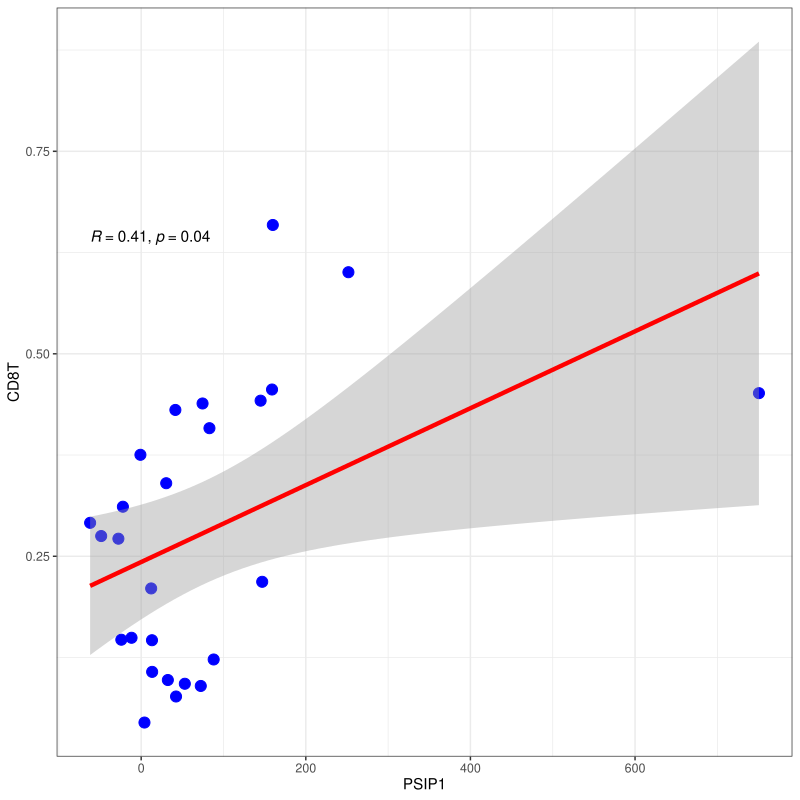

Reproduce this figure in R.
library(dplyr)
library(Seurat)
library(patchwork)
library(tidyverse)


for (i in 1:26) {
  assign(paste("HNSCC_",i,"_PBMC.data",sep = ""),Read10X(paste("D:/Jmjd1c_Treg_Tumor/GSE139324/HNSCC_",i,"_PBMC",sep = "")))
  assign(paste("HNSCC_",i,"_PBMC.data",sep = ""),as.data.frame(get(paste("HNSCC_",i,"_PBMC.data",sep = ""))))
  g<-get(paste("HNSCC_",i,"_PBMC.data",sep = ""))
  for (j in 1:length(colnames(get(paste("HNSCC_",i,"_PBMC.data",sep = ""))))) {
    colnames(g)[j]<-paste(colnames(g[j]),"PBMC",i,j,sep = "-")
  }
  assign(paste("HNSCC_",i,"_PBMC.data",sep = ""),g)
  assign(paste("HNSCC_",i,"_PBMC.metadata",sep = ""),data.frame(colnames(get(paste("HNSCC_",i,"_PBMC.data",sep = ""))),rep(paste("PBMC",i,sep = ""),length(colnames(get(paste("HNSCC_",i,"_PBMC.data",sep = "")))))))
  a<-get(paste("HNSCC_",i,"_PBMC.metadata",sep = ""))
  b<-as.data.frame(colnames(get(paste("HNSCC_",i,"_PBMC.data",sep = ""))))
  colnames(a)<-c("barcode","group")
  rownames(a)<-b[,1]
  assign(paste("HNSCC_",i,"_PBMC",sep = ""),CreateSeuratObject(counts = g, project = paste("HNSCC_",i,"_PBMC",sep = ""),meta.data = a))
  assign(paste("HNSCC_",i,"_PBMC",sep = ""),NormalizeData(get(paste("HNSCC_",i,"_PBMC",sep = ""))))
  assign(paste("HNSCC_",i,"_PBMC",sep = ""),FindVariableFeatures(get(paste("HNSCC_",i,"_PBMC",sep = "")), selection.method = "vst", nfeatures = 2000))
  assign(paste("HNSCC_",i,"_TIL.data",sep = ""),Read10X(paste("D:/Jmjd1c_Treg_Tumor/GSE139324/HNSCC_",i,"_TIL",sep = "")))
  assign(paste("HNSCC_",i,"_TIL.data",sep = ""),as.data.frame(get(paste("HNSCC_",i,"_TIL.data",sep = ""))))
  h<-get(paste("HNSCC_",i,"_TIL.data",sep = ""))
  for (k in 1:length(colnames(get(paste("HNSCC_",i,"_TIL.data",sep = ""))))) {
    colnames(h)[k]<-paste(colnames(h[k]),"TIL",i,k,sep = "-")
  }
  assign(paste("HNSCC_",i,"_TIL.data",sep = ""),h)
  assign(paste("HNSCC_",i,"_TIL.metadata",sep = ""),data.frame(colnames(get(paste("HNSCC_",i,"_TIL.data",sep = ""))),rep(paste("TIL",i,sep = ""),length(colnames(get(paste("HNSCC_",i,"_TIL.data",sep = "")))))))
  c<-get(paste("HNSCC_",i,"_TIL.metadata",sep = ""))
  d<-as.data.frame(colnames(get(paste("HNSCC_",i,"_TIL.data",sep = ""))))
  colnames(c)<-c("barcode","group")
  rownames(c)<-d[,1]
  assign(paste("HNSCC_",i,"_TIL",sep = ""),CreateSeuratObject(counts = h, project = paste("HNSCC_",i,"_TIL",sep = ""),meta.data = c))
  assign(paste("HNSCC_",i,"_TIL",sep = ""),NormalizeData(get(paste("HNSCC_",i,"_TIL",sep = ""))))
  assign(paste("HNSCC_",i,"_TIL",sep = ""),FindVariableFeatures(get(paste("HNSCC_",i,"_TIL",sep = "")), selection.method = "vst", nfeatures = 2000))
}

e<-paste("HNSCC_",1,"_PBMC.metadata",sep="")

for (i in 2:26) {
  f<-paste("HNSCC_",i,"_PBMC.metadata",sep="") 
  e<-paste(e,f,sep = ", ")
}

HNSCC_PBMC.metadata<-rbind(HNSCC_1_PBMC.metadata, HNSCC_2_PBMC.metadata, HNSCC_3_PBMC.metadata, HNSCC_4_PBMC.metadata, HNSCC_5_PBMC.metadata, HNSCC_6_PBMC.metadata, HNSCC_7_PBMC.metadata, HNSCC_8_PBMC.metadata, HNSCC_9_PBMC.metadata, HNSCC_10_PBMC.metadata, HNSCC_11_PBMC.metadata, HNSCC_12_PBMC.metadata, HNSCC_13_PBMC.metadata, HNSCC_14_PBMC.metadata, HNSCC_15_PBMC.metadata, HNSCC_16_PBMC.metadata, HNSCC_17_PBMC.metadata, HNSCC_18_PBMC.metadata, HNSCC_19_PBMC.metadata, HNSCC_20_PBMC.metadata, HNSCC_21_PBMC.metadata, HNSCC_22_PBMC.metadata, HNSCC_23_PBMC.metadata, HNSCC_24_PBMC.metadata, HNSCC_25_PBMC.metadata, HNSCC_26_PBMC.metadata)
colnames(HNSCC_PBMC.metadata)<-c("barcodes","group")
rownames(HNSCC_PBMC.metadata)<-HNSCC_PBMC.metadata[,1]

e<-paste("HNSCC_",1,"_PBMC.data",sep="")

for (i in 2:26) {
  f<-paste("HNSCC_",i,"_PBMC.data",sep="") 
  e<-paste(e,f,sep = ", ")
}

HNSCC_PBMC.data<-cbind(HNSCC_1_PBMC.data, HNSCC_2_PBMC.data, HNSCC_3_PBMC.data, HNSCC_4_PBMC.data, HNSCC_5_PBMC.data, HNSCC_6_PBMC.data, HNSCC_7_PBMC.data, HNSCC_8_PBMC.data, HNSCC_9_PBMC.data, HNSCC_10_PBMC.data, HNSCC_11_PBMC.data, HNSCC_12_PBMC.data, HNSCC_13_PBMC.data, HNSCC_14_PBMC.data, HNSCC_15_PBMC.data, HNSCC_16_PBMC.data, HNSCC_17_PBMC.data, HNSCC_18_PBMC.data, HNSCC_19_PBMC.data, HNSCC_20_PBMC.data, HNSCC_21_PBMC.data, HNSCC_22_PBMC.data, HNSCC_23_PBMC.data, HNSCC_24_PBMC.data, HNSCC_25_PBMC.data, HNSCC_26_PBMC.data)

e<-paste("HNSCC_",1,"_TIL.metadata",sep="")

for (i in 2:26) {
  f<-paste("HNSCC_",i,"_TIL.metadata",sep="") 
  e<-paste(e,f,sep = ", ")
}

HNSCC_TIL.metadata<-rbind(HNSCC_1_TIL.metadata, HNSCC_2_TIL.metadata, HNSCC_3_TIL.metadata, HNSCC_4_TIL.metadata, HNSCC_5_TIL.metadata, HNSCC_6_TIL.metadata, HNSCC_7_TIL.metadata, HNSCC_8_TIL.metadata, HNSCC_9_TIL.metadata, HNSCC_10_TIL.metadata, HNSCC_11_TIL.metadata, HNSCC_12_TIL.metadata, HNSCC_13_TIL.metadata, HNSCC_14_TIL.metadata, HNSCC_15_TIL.metadata, HNSCC_16_TIL.metadata, HNSCC_17_TIL.metadata, HNSCC_18_TIL.metadata, HNSCC_19_TIL.metadata, HNSCC_20_TIL.metadata, HNSCC_21_TIL.metadata, HNSCC_22_TIL.metadata, HNSCC_23_TIL.metadata, HNSCC_24_TIL.metadata, HNSCC_25_TIL.metadata, HNSCC_26_TIL.metadata)
colnames(HNSCC_TIL.metadata)<-c("barcodes","group")
rownames(HNSCC_TIL.metadata)<-HNSCC_TIL.metadata[,1]

e<-paste("HNSCC_",1,"_TIL.data",sep="")

for (i in 2:26) {
  f<-paste("HNSCC_",i,"_TIL.data",sep="") 
  e<-paste(e,f,sep = ", ")
}

HNSCC_TIL.data<-cbind(HNSCC_1_TIL.data, HNSCC_2_TIL.data, HNSCC_3_TIL.data, HNSCC_4_TIL.data, HNSCC_5_TIL.data, HNSCC_6_TIL.data, HNSCC_7_TIL.data, HNSCC_8_TIL.data, HNSCC_9_TIL.data, HNSCC_10_TIL.data, HNSCC_11_TIL.data, HNSCC_12_TIL.data, HNSCC_13_TIL.data, HNSCC_14_TIL.data, HNSCC_15_TIL.data, HNSCC_16_TIL.data, HNSCC_17_TIL.data, HNSCC_18_TIL.data, HNSCC_19_TIL.data, HNSCC_20_TIL.data, HNSCC_21_TIL.data, HNSCC_22_TIL.data, HNSCC_23_TIL.data, HNSCC_24_TIL.data, HNSCC_25_TIL.data, HNSCC_26_TIL.data)


HNSCC.metadata<-rbind(HNSCC_PBMC.metadata,HNSCC_TIL.metadata)
HNSCC.data<-cbind(HNSCC_PBMC.data,HNSCC_TIL.data)

remove(HNSCC_1_PBMC.data, HNSCC_2_PBMC.data, HNSCC_3_PBMC.data, HNSCC_4_PBMC.data, HNSCC_5_PBMC.data, HNSCC_6_PBMC.data, HNSCC_7_PBMC.data, HNSCC_8_PBMC.data, HNSCC_9_PBMC.data, HNSCC_10_PBMC.data, HNSCC_11_PBMC.data, HNSCC_12_PBMC.data, HNSCC_13_PBMC.data, HNSCC_14_PBMC.data, HNSCC_15_PBMC.data, HNSCC_16_PBMC.data, HNSCC_17_PBMC.data, HNSCC_18_PBMC.data, HNSCC_19_PBMC.data, HNSCC_20_PBMC.data, HNSCC_21_PBMC.data, HNSCC_22_PBMC.data, HNSCC_23_PBMC.data, HNSCC_24_PBMC.data, HNSCC_25_PBMC.data, HNSCC_26_PBMC.data)
remove(HNSCC_1_PBMC.metadata, HNSCC_2_PBMC.metadata, HNSCC_3_PBMC.metadata, HNSCC_4_PBMC.metadata, HNSCC_5_PBMC.metadata, HNSCC_6_PBMC.metadata, HNSCC_7_PBMC.metadata, HNSCC_8_PBMC.metadata, HNSCC_9_PBMC.metadata, HNSCC_10_PBMC.metadata, HNSCC_11_PBMC.metadata, HNSCC_12_PBMC.metadata, HNSCC_13_PBMC.metadata, HNSCC_14_PBMC.metadata, HNSCC_15_PBMC.metadata, HNSCC_16_PBMC.metadata, HNSCC_17_PBMC.metadata, HNSCC_18_PBMC.metadata, HNSCC_19_PBMC.metadata, HNSCC_20_PBMC.metadata, HNSCC_21_PBMC.metadata, HNSCC_22_PBMC.metadata, HNSCC_23_PBMC.metadata, HNSCC_24_PBMC.metadata, HNSCC_25_PBMC.metadata, HNSCC_26_PBMC.metadata)
remove(HNSCC_1_PBMC, HNSCC_2_PBMC, HNSCC_3_PBMC, HNSCC_4_PBMC, HNSCC_5_PBMC, HNSCC_6_PBMC, HNSCC_7_PBMC, HNSCC_8_PBMC, HNSCC_9_PBMC, HNSCC_10_PBMC, HNSCC_11_PBMC, HNSCC_12_PBMC, HNSCC_13_PBMC, HNSCC_14_PBMC, HNSCC_15_PBMC, HNSCC_16_PBMC, HNSCC_17_PBMC, HNSCC_18_PBMC, HNSCC_19_PBMC, HNSCC_20_PBMC, HNSCC_21_PBMC, HNSCC_22_PBMC, HNSCC_23_PBMC, HNSCC_24_PBMC, HNSCC_25_PBMC, HNSCC_26_PBMC)
remove(HNSCC_1_TIL, HNSCC_2_TIL, HNSCC_3_TIL, HNSCC_4_TIL, HNSCC_5_TIL, HNSCC_6_TIL, HNSCC_7_TIL, HNSCC_8_TIL, HNSCC_9_TIL, HNSCC_10_TIL, HNSCC_11_TIL, HNSCC_12_TIL, HNSCC_13_TIL, HNSCC_14_TIL, HNSCC_15_TIL, HNSCC_16_TIL, HNSCC_17_TIL, HNSCC_18_TIL, HNSCC_19_TIL, HNSCC_20_TIL, HNSCC_21_TIL, HNSCC_22_TIL, HNSCC_23_TIL, HNSCC_24_TIL, HNSCC_25_TIL, HNSCC_26_TIL)
remove(HNSCC_1_TIL.data, HNSCC_2_TIL.data, HNSCC_3_TIL.data, HNSCC_4_TIL.data, HNSCC_5_TIL.data, HNSCC_6_TIL.data, HNSCC_7_TIL.data, HNSCC_8_TIL.data, HNSCC_9_TIL.data, HNSCC_10_TIL.data, HNSCC_11_TIL.data, HNSCC_12_TIL.data, HNSCC_13_TIL.data, HNSCC_14_TIL.data, HNSCC_15_TIL.data, HNSCC_16_TIL.data, HNSCC_17_TIL.data, HNSCC_18_TIL.data, HNSCC_19_TIL.data, HNSCC_20_TIL.data, HNSCC_21_TIL.data, HNSCC_22_TIL.data, HNSCC_23_TIL.data, HNSCC_24_TIL.data, HNSCC_25_TIL.data, HNSCC_26_TIL.data)
remove(HNSCC_1_TIL.metadata, HNSCC_2_TIL.metadata, HNSCC_3_TIL.metadata, HNSCC_4_TIL.metadata, HNSCC_5_TIL.metadata, HNSCC_6_TIL.metadata, HNSCC_7_TIL.metadata, HNSCC_8_TIL.metadata, HNSCC_9_TIL.metadata, HNSCC_10_TIL.metadata, HNSCC_11_TIL.metadata, HNSCC_12_TIL.metadata, HNSCC_13_TIL.metadata, HNSCC_14_TIL.metadata, HNSCC_15_TIL.metadata, HNSCC_16_TIL.metadata, HNSCC_17_TIL.metadata, HNSCC_18_TIL.metadata, HNSCC_19_TIL.metadata, HNSCC_20_TIL.metadata, HNSCC_21_TIL.metadata, HNSCC_22_TIL.metadata, HNSCC_23_TIL.metadata, HNSCC_24_TIL.metadata, HNSCC_25_TIL.metadata, HNSCC_26_TIL.metadata)
remove(a,b,c,d,e,f,g,h,i,j,k)
remove(HNSCC_PBMC.data,HNSCC_PBMC.metadata,HNSCC_TIL.data,HNSCC_TIL.metadata)

HNSCC <- CreateSeuratObject(counts = HNSCC.data, project = "HNSCC3k",meta.data = HNSCC.metadata,min.cells = 3, min.features = 200)
HNSCC[["percent.mt"]] <- PercentageFeatureSet(HNSCC, pattern = "^MT-")
VlnPlot(HNSCC, features = c("nFeature_RNA", "nCount_RNA", "percent.mt"), ncol = 3,split.by = "group")
HNSCC <- subset(HNSCC, subset = nFeature_RNA > 200 & nFeature_RNA < 6000 & percent.mt < 50)
HNSCC <- NormalizeData(HNSCC)
HNSCC <- FindVariableFeatures(HNSCC, selection.method = "vst", nfeatures = 2000)
all.genes <- rownames(HNSCC)
HNSCC <- ScaleData(HNSCC, features = all.genes)
HNSCC <- RunPCA(HNSCC, features = VariableFeatures(object = HNSCC))
ElbowPlot(HNSCC)
HNSCC <- FindNeighbors(HNSCC, dims = 1:20)
HNSCC <- FindClusters(HNSCC, resolution = 0.8)
HNSCC <- RunUMAP(HNSCC, dims = 1:20)
HNSCC <- RunTSNE(HNSCC, dims = 1:20,check_duplicates = FALSE)
DimPlot(HNSCC, reduction = "umap",label = TRUE)
DimPlot(HNSCC, reduction = "umap",split.by = "group")
DimPlot(HNSCC, reduction = "tsne")
DimPlot(HNSCC, reduction = "tsne",split.by = "group")

remove(HNSCC.data,HNSCC.metadata,all.genes)

VlnPlot(HNSCC,features = c("CD3G","CD8A","CD8B"),pt.size = 0,sort = TRUE)
CD8<-subset(HNSCC,idents = c("5","7","3","10","15"))
Idents(CD8)<-CD8@meta.data$group
Idents(HNSCC)<-HNSCC@meta.data$group
for (i in 1:26) {
  assign(paste("CD8_",i,"_TIL",sep = ""),subset(CD8,idents = paste("TIL",i,sep = "")))
  assign("a",slot(get(paste("CD8_",i,"_TIL",sep = "")),"assays"))
  assign("b",as.data.frame(t(as.data.frame(a$RNA@scale.data))))
  assign("c",select(b,one_of("PSIP1")))
  #assign(paste("CD8T_",i,"_TIL",sep = ""),subset(CD8T,idents = paste("TIL",i,sep = "")))
  #assign("d",slot(get(paste("CD8_",i,"_TIL",sep = "")),"meta.data"))
  #assign(paste("CD3G_",i,"_TIL",sep = ""),subset(CD3G,idents = paste("TIL",i,sep = "")))
  #assign("d",slot(get(paste("CD3G_",i,"_TIL",sep = "")),"meta.data"))
  assign(paste("CD8_",i,"_TIL",sep = ""),subset(CD8,idents = paste("TIL",i,sep = "")))
  assign("e",slot(get(paste("CD8_",i,"_TIL",sep = "")),"meta.data"))
  assign(paste("HNSCC_",i,"_TIL",sep = ""),subset(HNSCC,idents = paste("TIL",i,sep = "")))
  assign("d",slot(get(paste("HNSCC_",i,"_TIL",sep = "")),"meta.data"))
  #assign("d",slot(get(paste("HNSCC_",i,"_TIL",sep = "")),"assays"))
  #assign("e",as.data.frame(t(as.data.frame(d$RNA@scale.data))))
  #assign("f",select(b,one_of("CD8B")))
  #A<-select(d,starts_with("A"))
  #d$A<-apply(A,MARGIN = 1,median)
  #C<-select(d,starts_with("C"))
  #d$C<-apply(C,MARGIN = 1,median)
  #assign("e",as.data.frame(d$A))
  #colnames(e)<-"A"
  #assign(paste("scaldata_",i,"_TIL",sep = ""),data.frame(sum(c$JMJD1C),sum(e$A)))
  f<-(length(rownames(e)))/(length(rownames(d)))
  assign(paste("scaldata_",i,"_TIL",sep = ""),data.frame(sum(c$PSIP1),f))
  
}


#rm(Treg_1_TIL,Treg_10_TIL,Treg_11_TIL,Treg_12_TIL,Treg_13_TIL,Treg_14_TIL,Treg_15_TIL,Treg_16_TIL,Treg_17_TIL,Treg_18_TIL,Treg_19_TIL,Treg_2_TIL,Treg_21_TIL,Treg_22_TIL,Treg_23_TIL,Treg_24_TIL,Treg_25_TIL,Treg_26_TIL,Treg_3_TIL,Treg_4_TIL,Treg_5_TIL,Treg_6_TIL,Treg_7_TIL,Treg_8_TIL,Treg_9_TIL,Treg_20_TIL,a,b,c,d,e)
scaldata<-rbind(scaldata_1_TIL,scaldata_10_TIL,scaldata_11_TIL,scaldata_12_TIL,scaldata_13_TIL,scaldata_14_TIL,scaldata_15_TIL,scaldata_16_TIL,scaldata_17_TIL,scaldata_18_TIL,scaldata_19_TIL,scaldata_2_TIL,scaldata_21_TIL,scaldata_22_TIL,scaldata_23_TIL,scaldata_24_TIL,scaldata_25_TIL,scaldata_26_TIL,scaldata_3_TIL,scaldata_4_TIL,scaldata_5_TIL,scaldata_6_TIL,scaldata_7_TIL,scaldata_8_TIL,scaldata_9_TIL,scaldata_20_TIL)
rm(scaldata_1_TIL,scaldata_10_TIL,scaldata_11_TIL,scaldata_12_TIL,scaldata_13_TIL,scaldata_14_TIL,scaldata_15_TIL,scaldata_16_TIL,scaldata_17_TIL,scaldata_18_TIL,scaldata_19_TIL,scaldata_2_TIL,scaldata_21_TIL,scaldata_22_TIL,scaldata_23_TIL,scaldata_24_TIL,scaldata_25_TIL,scaldata_26_TIL,scaldata_3_TIL,scaldata_4_TIL,scaldata_5_TIL,scaldata_6_TIL,scaldata_7_TIL,scaldata_8_TIL,scaldata_9_TIL,scaldata_20_TIL,STAT3,PI3K,i)
colnames(scaldata)<-c("PSIP1","CD8T")
library(ggplot2)
library(ggpubr)
ggplot(data = scaldata,aes(x=PSIP1,y=CD8T)) + geom_point(color="blue",size=3.4) + stat_smooth(method = "lm",se=TRUE,size=1.5,color="red")+stat_cor(data = scaldata,method = "spearman") +  theme_set(theme_bw()) +  theme_set(theme_bw()) 
